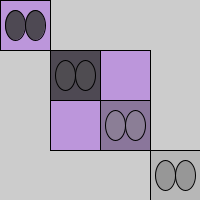
Frame 1 (no input)
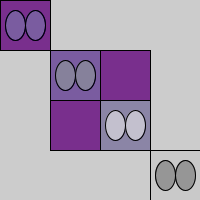
Frame 60 (the mouse pressed at the canvas centre just before this capture)
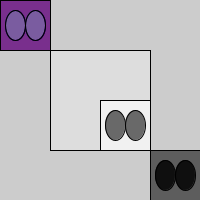
Frame 120 (the mouse held since frame 60 and released just before this capture)

The Processing sketch that drew these frames (run headless with seeded random() and noise(); from frame 60 on, the mouse is pressed at the canvas centre):

// Processing sketch: processing_170525
// ── processing_170525.pde

boolean button = false;
int x = 50, y = 50, w = 100, h = 75;  

void setup() {
  size(200, 200);
}
void keyPressed() {
  background(random(255), random(255), random(255));
}

void draw() {
  fill(random(255), random(255), random(255), 100);
// the rect is where you press to change color of face
  if (button)
      fill(random(255), random(255));
      rect(50,50,100,100);
  for (int i =0; i< 200; i +=50) {
      drawFace(mouseX + i, mouseY + i, 0+1);
  }
}
void drawFace(int x, int y, color c) {
  color(c);
  rect(x, y, 50, 50); // face(body)
  fill(random(255), random(255));// only two arguments because we wanted it to be see through
  ellipse(x+15, y+25, 20, 30);// left eye

  ellipse(x+35, y+25, 20, 30);//right eye
}



void mousePressed() {
if (mouseX > x   && mouseY > y   && // if mouse is over the rect and its clicked, change color
      mouseX < x + w && mouseY < y + h) 
      button = !button;
}
